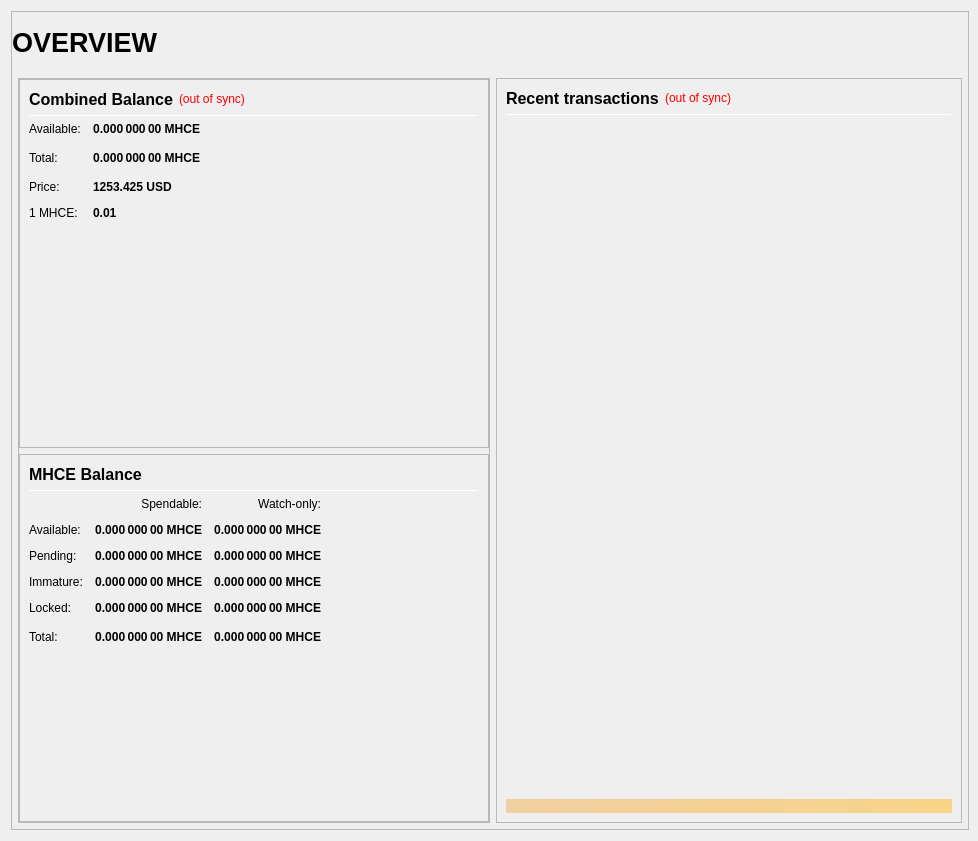
<?xml version="1.0" encoding="UTF-8"?>
<ui version="4.0">
 <class>OverviewPage</class>
 <widget class="QWidget" name="OverviewPage">
  <property name="geometry">
   <rect>
    <x>0</x>
    <y>0</y>
    <width>978</width>
    <height>841</height>
   </rect>
  </property>
  <property name="minimumSize">
   <size>
    <width>960</width>
    <height>682</height>
   </size>
  </property>
  <property name="windowTitle">
   <string>Form</string>
  </property>
  <layout class="QVBoxLayout" name="topLayout" stretch="1">
   <property name="rightMargin">
    <number>9</number>
   </property>
   <item>
    <widget class="QFrame" name="frame_BG">
     <property name="minimumSize">
      <size>
       <width>850</width>
       <height>610</height>
      </size>
     </property>
     <property name="maximumSize">
      <size>
       <width>16777215</width>
       <height>16777215</height>
      </size>
     </property>
     <property name="frameShape">
      <enum>QFrame::StyledPanel</enum>
     </property>
     <property name="frameShadow">
      <enum>QFrame::Raised</enum>
     </property>
     <layout class="QVBoxLayout" name="verticalLayout_3" stretch="1">
      <property name="leftMargin">
       <number>0</number>
      </property>
      <property name="topMargin">
       <number>0</number>
      </property>
      <property name="rightMargin">
       <number>0</number>
      </property>
      <property name="bottomMargin">
       <number>6</number>
      </property>
      <item>
       <layout class="QVBoxLayout" name="verticalLayout_Master" stretch="0,1">
        <property name="leftMargin">
         <number>0</number>
        </property>
        <property name="topMargin">
         <number>0</number>
        </property>
        <property name="rightMargin">
         <number>0</number>
        </property>
        <property name="bottomMargin">
         <number>0</number>
        </property>
        <item>
         <widget class="QFrame" name="frame_Header">
          <layout class="QVBoxLayout" name="verticalLayout_Header" stretch="0">
           <property name="leftMargin">
            <number>0</number>
           </property>
           <property name="topMargin">
            <number>0</number>
           </property>
           <property name="rightMargin">
            <number>0</number>
           </property>
           <property name="bottomMargin">
            <number>0</number>
           </property>
           <item>
            <layout class="QHBoxLayout" name="horizontalLayout_Header" stretch="1,0,1">
             <property name="spacing">
              <number>6</number>
             </property>
             <item>
              <widget class="QLabel" name="labelOverviewHeaderLeft">
               <property name="minimumSize">
                <size>
                 <width>464</width>
                 <height>60</height>
                </size>
               </property>
               <property name="maximumSize">
                <size>
                 <width>16777215</width>
                 <height>60</height>
                </size>
               </property>
               <property name="font">
                <font>
                 <pointsize>20</pointsize>
                 <weight>75</weight>
                 <bold>true</bold>
                </font>
               </property>
               <property name="text">
                <string>OVERVIEW</string>
               </property>
               <property name="alignment">
                <set>Qt::AlignLeading|Qt::AlignLeft|Qt::AlignVCenter</set>
               </property>
              </widget>
             </item>
             <item>
              <spacer name="horizontalSpacer_Header">
               <property name="orientation">
                <enum>Qt::Horizontal</enum>
               </property>
               <property name="sizeHint" stdset="0">
                <size>
                 <width>40</width>
                 <height>20</height>
                </size>
               </property>
              </spacer>
             </item>
             <item>
              <widget class="QLabel" name="labelOverviewHeaderRight">
               <property name="minimumSize">
                <size>
                 <width>464</width>
                 <height>60</height>
                </size>
               </property>
               <property name="maximumSize">
                <size>
                 <width>16777215</width>
                 <height>60</height>
                </size>
               </property>
               <property name="font">
                <font>
                 <pointsize>14</pointsize>
                </font>
               </property>
               <property name="text">
                <string/>
               </property>
               <property name="alignment">
                <set>Qt::AlignRight|Qt::AlignTrailing|Qt::AlignVCenter</set>
               </property>
              </widget>
             </item>
            </layout>
           </item>
          </layout>
         </widget>
        </item>
        <item>
         <widget class="QFrame" name="frame_Content">
          <layout class="QVBoxLayout" name="verticalLayout_Content">
           <property name="leftMargin">
            <number>6</number>
           </property>
           <property name="topMargin">
            <number>0</number>
           </property>
           <property name="rightMargin">
            <number>6</number>
           </property>
           <property name="bottomMargin">
            <number>0</number>
           </property>
           <item>
            <layout class="QHBoxLayout" name="horizontalLayout_Content" stretch="1,1">
             <property name="spacing">
              <number>6</number>
             </property>
             <item>
              <layout class="QVBoxLayout" name="verticalLayout_left" stretch="1">
               <item>
                <widget class="QFrame" name="frameObfuscation">
                 <property name="minimumSize">
                  <size>
                   <width>0</width>
                   <height>0</height>
                  </size>
                 </property>
                 <property name="frameShape">
                  <enum>QFrame::StyledPanel</enum>
                 </property>
                 <property name="frameShadow">
                  <enum>QFrame::Raised</enum>
                 </property>
                 <layout class="QVBoxLayout" name="verticalLayout" stretch="0,0,0">
                  <property name="leftMargin">
                   <number>0</number>
                  </property>
                  <property name="topMargin">
                   <number>0</number>
                  </property>
                  <property name="rightMargin">
                   <number>0</number>
                  </property>
                  <property name="bottomMargin">
                   <number>0</number>
                  </property>
                  <item>
                   <widget class="QFrame" name="frame_CombinedBalances">
                    <property name="minimumSize">
                     <size>
                      <width>470</width>
                      <height>0</height>
                     </size>
                    </property>
                    <property name="frameShape">
                     <enum>QFrame::StyledPanel</enum>
                    </property>
                    <property name="frameShadow">
                     <enum>QFrame::Raised</enum>
                    </property>
                    <layout class="QVBoxLayout" name="verticalLayout_5">
                     <item>
                      <layout class="QHBoxLayout" name="horizontalLayout_5" stretch="0,0,0">
                       <item>
                        <widget class="QLabel" name="label_5z">
                         <property name="minimumSize">
                          <size>
                           <width>0</width>
                           <height>20</height>
                          </size>
                         </property>
                         <property name="font">
                          <font>
                           <pointsize>12</pointsize>
                           <weight>75</weight>
                           <bold>true</bold>
                          </font>
                         </property>
                         <property name="toolTip">
                          <string>Combined Balance (including unconfirmed and immature coins)</string>
                         </property>
                         <property name="text">
                          <string>Combined Balance</string>
                         </property>
                        </widget>
                       </item>
                       <item>
                        <widget class="QLabel" name="labelWalletStatus">
                         <property name="cursor">
                          <cursorShape>WhatsThisCursor</cursorShape>
                         </property>
                         <property name="toolTip">
                          <string>The displayed information may be out of date. Your wallet automatically synchronizes with the MasternodeHypeCoinExchange network after a connection is established, but this process has not completed yet.</string>
                         </property>
                         <property name="styleSheet">
                          <string notr="true">QLabel { color: red; }</string>
                         </property>
                         <property name="text">
                          <string notr="true">(out of sync)</string>
                         </property>
                         <property name="alignment">
                          <set>Qt::AlignLeading|Qt::AlignLeft|Qt::AlignVCenter</set>
                         </property>
                        </widget>
                       </item>
                       <item>
                        <spacer name="horizontalSpacer_1">
                         <property name="orientation">
                          <enum>Qt::Horizontal</enum>
                         </property>
                         <property name="sizeHint" stdset="0">
                          <size>
                           <width>40</width>
                           <height>20</height>
                          </size>
                         </property>
                        </spacer>
                       </item>
                      </layout>
                     </item>
                     <item>
                      <widget class="Line" name="line_CombinedBalance">
                       <property name="minimumSize">
                        <size>
                         <width>0</width>
                         <height>1</height>
                        </size>
                       </property>
                       <property name="maximumSize">
                        <size>
                         <width>16777215</width>
                         <height>1</height>
                        </size>
                       </property>
                       <property name="orientation">
                        <enum>Qt::Horizontal</enum>
                       </property>
                      </widget>
                     </item>
                     <item>
                      <layout class="QGridLayout" name="gridLayout_3">
                       <property name="spacing">
                        <number>12</number>
                       </property>
                       <item row="1" column="0">
                        <widget class="QLabel" name="labelBalanceTextz">
                         <property name="text">
                          <string>Available:</string>
                         </property>
                        </widget>
                       </item>
                       <item row="1" column="1">
                        <widget class="QLabel" name="labelBalancez">
                         <property name="font">
                          <font>
                           <weight>75</weight>
                           <bold>true</bold>
                          </font>
                         </property>
                         <property name="cursor">
                          <cursorShape>IBeamCursor</cursorShape>
                         </property>
                         <property name="toolTip">
                          <string>Your current spendable balance</string>
                         </property>
                         <property name="text">
                          <string notr="true">0.000 000 00 MHCE</string>
                         </property>
                         <property name="alignment">
                          <set>Qt::AlignRight|Qt::AlignTrailing|Qt::AlignVCenter</set>
                         </property>
                         <property name="textInteractionFlags">
                          <set>Qt::LinksAccessibleByMouse|Qt::TextSelectableByKeyboard|Qt::TextSelectableByMouse</set>
                         </property>
                        </widget>
                       </item>
                       <item row="2" column="0">
                        <widget class="QLabel" name="labelTotalTextz">
                         <property name="text">
                          <string>Total:</string>
                         </property>
                        </widget>
                       </item>
                       <item row="2" column="1">
                        <widget class="QLabel" name="labelTotalz">
                         <property name="font">
                          <font>
                           <weight>75</weight>
                           <bold>true</bold>
                          </font>
                         </property>
                         <property name="cursor">
                          <cursorShape>IBeamCursor</cursorShape>
                         </property>
                         <property name="toolTip">
                          <string>Total Balance, including all unavailable coins.</string>
                         </property>
                         <property name="text">
                          <string notr="true">0.000 000 00 MHCE</string>
                         </property>
                         <property name="alignment">
                          <set>Qt::AlignRight|Qt::AlignTrailing|Qt::AlignVCenter</set>
                         </property>
                         <property name="textInteractionFlags">
                          <set>Qt::LinksAccessibleByMouse|Qt::TextSelectableByKeyboard|Qt::TextSelectableByMouse</set>
                         </property>
                        </widget>
                       </item>
                       <item row="2" column="3">
                        <spacer name="horizontalSpacer_2">
                         <property name="orientation">
                          <enum>Qt::Horizontal</enum>
                         </property>
                         <property name="sizeHint" stdset="0">
                          <size>
                           <width>40</width>
                           <height>20</height>
                          </size>
                         </property>
                        </spacer>
                       </item>
                       <item row="3" column="0">
                        <widget class="QLabel" name="labelPriceTextz">
                         <property name="text">
                          <string>Price:</string>
                         </property>
                        </widget>
                       </item>
                       <item row="3" column="1">
                        <widget class="QLabel" name="labelPricez">
                         <property name="font">
                          <font>
                           <weight>75</weight>
                           <bold>true</bold>
                          </font>
                         </property>
                         <property name="cursor">
                          <cursorShape>IBeamCursor</cursorShape>
                         </property>
                         <property name="toolTip">
                          <string>Total cost of coins</string>
                         </property>
                         <property name="text">
                          <string>1253.425 USD</string>
                         </property>
                        </widget>
                       </item>
                       <item row="4" column="0">
                        <widget class="QLabel" name="labelUSDPriceTextz">
                         <property name="text">
                          <string>1 MHCE:</string>
                         </property>
                        </widget>
                       </item>
                       <item row="4" column="1">
                        <widget class="QLabel" name="labelUSDPricez">
                         <property name="font">
                          <font>
                           <weight>75</weight>
                           <bold>true</bold>
                          </font>
                         </property>
                         <property name="cursor">
                         <cursorShape>IBeamCursor</cursorShape>
                         </property>
                         <property name="toolTip">
                          <string>Cost of 1 MHCE coin</string>
                         </property>
                         <property name="text">
                          <string>0.01</string>
                         </property>
                        </widget>
                       </item>			
                      </layout>
                     </item>
                     <item>
                      <spacer name="verticalSpacer_1">
                       <property name="orientation">
                        <enum>Qt::Vertical</enum>
                       </property>
                       <property name="sizeHint" stdset="0">
                        <size>
                         <width>20</width>
                         <height>40</height>
                        </size>
                       </property>
                      </spacer>
                     </item>
                    </layout>
                   </widget>
                  </item>
                  <item>
                   <widget class="QFrame" name="frame_Balances">
                    <property name="frameShape">
                     <enum>QFrame::StyledPanel</enum>
                    </property>
                    <property name="frameShadow">
                     <enum>QFrame::Raised</enum>
                    </property>
                    <layout class="QVBoxLayout" name="verticalLayout_4">
                     <item>
                      <layout class="QHBoxLayout" name="horizontalLayout_4">
                       <item>
                        <widget class="QLabel" name="label_5">
                         <property name="minimumSize">
                          <size>
                           <width>0</width>
                           <height>20</height>
                          </size>
                         </property>
                         <property name="font">
                          <font>
                           <pointsize>12</pointsize>
                           <weight>75</weight>
                           <bold>true</bold>
                          </font>
                         </property>
                         <property name="text">
                          <string>MHCE Balance</string>
                         </property>
                        </widget>
                       </item>
                       <item>
                        <spacer name="horizontalSpacer_3">
                         <property name="orientation">
                          <enum>Qt::Horizontal</enum>
                         </property>
                         <property name="sizeHint" stdset="0">
                          <size>
                           <width>40</width>
                           <height>20</height>
                          </size>
                         </property>
                        </spacer>
                       </item>
                      </layout>
                     </item>
                     <item>
                      <widget class="Line" name="line_Balance">
                       <property name="minimumSize">
                        <size>
                         <width>0</width>
                         <height>1</height>
                        </size>
                       </property>
                       <property name="maximumSize">
                        <size>
                         <width>16777215</width>
                         <height>1</height>
                        </size>
                       </property>
                       <property name="orientation">
                        <enum>Qt::Horizontal</enum>
                       </property>
                      </widget>
                     </item>
                     <item>
                      <layout class="QGridLayout" name="gridLayout">
                       <property name="spacing">
                        <number>12</number>
                       </property>
                       <item row="0" column="1">
                        <widget class="QLabel" name="labelSpendable">
                         <property name="text">
                          <string>Spendable:</string>
                         </property>
                         <property name="alignment">
                          <set>Qt::AlignRight|Qt::AlignTrailing|Qt::AlignVCenter</set>
                         </property>
                        </widget>
                       </item>
                       <item row="0" column="2">
                        <widget class="QLabel" name="labelWatchonly">
                         <property name="text">
                          <string>Watch-only:</string>
                         </property>
                         <property name="alignment">
                          <set>Qt::AlignRight|Qt::AlignTrailing|Qt::AlignVCenter</set>
                         </property>
                        </widget>
                       </item>
                       <item row="1" column="0">
                        <widget class="QLabel" name="labelBalanceText">
                         <property name="text">
                          <string>Available:</string>
                         </property>
                        </widget>
                       </item>
                       <item row="1" column="1">
                        <widget class="QLabel" name="labelBalance">
                         <property name="font">
                          <font>
                           <weight>75</weight>
                           <bold>true</bold>
                          </font>
                         </property>
                         <property name="cursor">
                          <cursorShape>IBeamCursor</cursorShape>
                         </property>
                         <property name="toolTip">
                          <string>Your current spendable balance</string>
                         </property>
                         <property name="text">
                          <string notr="true">0.000 000 00 MHCE</string>
                         </property>
                         <property name="alignment">
                          <set>Qt::AlignRight|Qt::AlignTrailing|Qt::AlignVCenter</set>
                         </property>
                         <property name="textInteractionFlags">
                          <set>Qt::LinksAccessibleByMouse|Qt::TextSelectableByKeyboard|Qt::TextSelectableByMouse</set>
                         </property>
                        </widget>
                       </item>
                       <item row="1" column="2">
                        <widget class="QLabel" name="labelWatchAvailable">
                         <property name="font">
                          <font>
                           <weight>75</weight>
                           <bold>true</bold>
                          </font>
                         </property>
                         <property name="cursor">
                          <cursorShape>IBeamCursor</cursorShape>
                         </property>
                         <property name="toolTip">
                          <string>Your current balance in watch-only addresses</string>
                         </property>
                         <property name="text">
                          <string notr="true">0.000 000 00 MHCE</string>
                         </property>
                         <property name="alignment">
                          <set>Qt::AlignRight|Qt::AlignTrailing|Qt::AlignVCenter</set>
                         </property>
                         <property name="textInteractionFlags">
                          <set>Qt::LinksAccessibleByMouse|Qt::TextSelectableByKeyboard|Qt::TextSelectableByMouse</set>
                         </property>
                        </widget>
                       </item>
                       <item row="2" column="0">
                        <widget class="QLabel" name="labelPendingText">
                         <property name="text">
                          <string>Pending:</string>
                         </property>
                        </widget>
                       </item>
                       <item row="2" column="1">
                        <widget class="QLabel" name="labelUnconfirmed">
                         <property name="font">
                          <font>
                           <weight>75</weight>
                           <bold>true</bold>
                          </font>
                         </property>
                         <property name="cursor">
                          <cursorShape>IBeamCursor</cursorShape>
                         </property>
                         <property name="toolTip">
                          <string>Total of transactions that have yet to be confirmed, and do not yet count toward the spendable balance</string>
                         </property>
                         <property name="text">
                          <string notr="true">0.000 000 00 MHCE</string>
                         </property>
                         <property name="alignment">
                          <set>Qt::AlignRight|Qt::AlignTrailing|Qt::AlignVCenter</set>
                         </property>
                         <property name="textInteractionFlags">
                          <set>Qt::LinksAccessibleByMouse|Qt::TextSelectableByKeyboard|Qt::TextSelectableByMouse</set>
                         </property>
                        </widget>
                       </item>
                       <item row="2" column="2">
                        <widget class="QLabel" name="labelWatchPending">
                         <property name="font">
                          <font>
                           <weight>75</weight>
                           <bold>true</bold>
                          </font>
                         </property>
                         <property name="cursor">
                          <cursorShape>IBeamCursor</cursorShape>
                         </property>
                         <property name="toolTip">
                          <string>Unconfirmed transactions to watch-only addresses</string>
                         </property>
                         <property name="text">
                          <string notr="true">0.000 000 00 MHCE</string>
                         </property>
                         <property name="alignment">
                          <set>Qt::AlignRight|Qt::AlignTrailing|Qt::AlignVCenter</set>
                         </property>
                         <property name="textInteractionFlags">
                          <set>Qt::LinksAccessibleByMouse|Qt::TextSelectableByKeyboard|Qt::TextSelectableByMouse</set>
                         </property>
                        </widget>
                       </item>
                       <item row="3" column="0">
                        <widget class="QLabel" name="labelImmatureText">
                         <property name="text">
                          <string>Immature:</string>
                         </property>
                        </widget>
                       </item>
                       <item row="3" column="1">
                        <widget class="QLabel" name="labelImmature">
                         <property name="font">
                          <font>
                           <weight>75</weight>
                           <bold>true</bold>
                          </font>
                         </property>
                         <property name="cursor">
                          <cursorShape>IBeamCursor</cursorShape>
                         </property>
                         <property name="toolTip">
                          <string>Staked or masternode rewards that has not yet matured</string>
                         </property>
                         <property name="text">
                          <string notr="true">0.000 000 00 MHCE</string>
                         </property>
                         <property name="alignment">
                          <set>Qt::AlignRight|Qt::AlignTrailing|Qt::AlignVCenter</set>
                         </property>
                         <property name="textInteractionFlags">
                          <set>Qt::LinksAccessibleByMouse|Qt::TextSelectableByKeyboard|Qt::TextSelectableByMouse</set>
                         </property>
                        </widget>
                       </item>
                       <item row="3" column="2">
                        <widget class="QLabel" name="labelWatchImmature">
                         <property name="font">
                          <font>
                           <weight>75</weight>
                           <bold>true</bold>
                          </font>
                         </property>
                         <property name="cursor">
                          <cursorShape>IBeamCursor</cursorShape>
                         </property>
                         <property name="toolTip">
                          <string>Staked or masternode rewards in watch-only addresses that has not yet matured</string>
                         </property>
                         <property name="text">
                          <string notr="true">0.000 000 00 MHCE</string>
                         </property>
                         <property name="alignment">
                          <set>Qt::AlignRight|Qt::AlignTrailing|Qt::AlignVCenter</set>
                         </property>
                         <property name="textInteractionFlags">
                          <set>Qt::LinksAccessibleByMouse|Qt::TextSelectableByKeyboard|Qt::TextSelectableByMouse</set>
                         </property>
                        </widget>
                       </item>
                       <item row="4" column="0">
                        <widget class="QLabel" name="labelLockedBalanceText">
                         <property name="toolTip">
                          <string>Locked MHCE or Masternode collaterals. These are excluded from zmhce minting.</string>
                         </property>
                         <property name="text">
                          <string>Locked:</string>
                         </property>
                        </widget>
                       </item>
                       <item row="4" column="1">
                        <widget class="QLabel" name="labelLockedBalance">
                         <property name="font">
                          <font>
                           <weight>75</weight>
                           <bold>true</bold>
                          </font>
                         </property>
                         <property name="cursor">
                          <cursorShape>IBeamCursor</cursorShape>
                         </property>
                         <property name="toolTip">
                          <string>Locked MHCE or Masternode collaterals. These are excluded from zmhce minting.</string>
                         </property>
                         <property name="text">
                          <string notr="true">0.000 000 00 MHCE</string>
                         </property>
                         <property name="alignment">
                          <set>Qt::AlignRight|Qt::AlignTrailing|Qt::AlignVCenter</set>
                         </property>
                         <property name="textInteractionFlags">
                          <set>Qt::LinksAccessibleByMouse|Qt::TextSelectableByKeyboard|Qt::TextSelectableByMouse</set>
                         </property>
                        </widget>
                       </item>
                       <item row="4" column="2">
                        <widget class="QLabel" name="labelWatchLocked">
                         <property name="font">
                          <font>
                           <weight>75</weight>
                           <bold>true</bold>
                          </font>
                         </property>
                         <property name="cursor">
                          <cursorShape>IBeamCursor</cursorShape>
                         </property>
                         <property name="toolTip">
                          <string>Current locked balance in watch-only addresses</string>
                         </property>
                         <property name="text">
                          <string notr="true">0.000 000 00 MHCE</string>
                         </property>
                         <property name="alignment">
                          <set>Qt::AlignRight|Qt::AlignTrailing|Qt::AlignVCenter</set>
                         </property>
                         <property name="textInteractionFlags">
                          <set>Qt::LinksAccessibleByMouse|Qt::TextSelectableByKeyboard|Qt::TextSelectableByMouse</set>
                         </property>
                        </widget>
                       </item>
                       <item row="5" column="0">
                        <widget class="QLabel" name="labelTotalText">
                         <property name="toolTip">
                          <string>Your current MasternodeHypeCoinExchange balance, unconfirmed and immature transactions included</string>
                         </property>
                         <property name="text">
                          <string>Total:</string>
                         </property>
                        </widget>
                       </item>
                       <item row="5" column="1">
                        <widget class="QLabel" name="labelTotal">
                         <property name="font">
                          <font>
                           <weight>75</weight>
                           <bold>true</bold>
                          </font>
                         </property>
                         <property name="cursor">
                          <cursorShape>IBeamCursor</cursorShape>
                         </property>
                         <property name="toolTip">
                          <string>Your current MasternodeHypeCoinExchange balance, unconfirmed and immature transactions included</string>
                         </property>
                         <property name="text">
                          <string notr="true">0.000 000 00 MHCE</string>
                         </property>
                         <property name="alignment">
                          <set>Qt::AlignRight|Qt::AlignTrailing|Qt::AlignVCenter</set>
                         </property>
                         <property name="textInteractionFlags">
                          <set>Qt::LinksAccessibleByMouse|Qt::TextSelectableByKeyboard|Qt::TextSelectableByMouse</set>
                         </property>
                        </widget>
                       </item>
                       <item row="5" column="2">
                        <widget class="QLabel" name="labelWatchTotal">
                         <property name="font">
                          <font>
                           <weight>75</weight>
                           <bold>true</bold>
                          </font>
                         </property>
                         <property name="cursor">
                          <cursorShape>IBeamCursor</cursorShape>
                         </property>
                         <property name="toolTip">
                          <string>Current total balance in watch-only addresses</string>
                         </property>
                         <property name="text">
                          <string notr="true">0.000 000 00 MHCE</string>
                         </property>
                         <property name="alignment">
                          <set>Qt::AlignRight|Qt::AlignTrailing|Qt::AlignVCenter</set>
                         </property>
                         <property name="textInteractionFlags">
                          <set>Qt::LinksAccessibleByMouse|Qt::TextSelectableByKeyboard|Qt::TextSelectableByMouse</set>
                         </property>
                        </widget>
                       </item>
                       <item row="5" column="3">
                        <spacer name="horizontalSpacer_9">
                         <property name="orientation">
                          <enum>Qt::Horizontal</enum>
                         </property>
                         <property name="sizeHint" stdset="0">
                          <size>
                           <width>40</width>
                           <height>20</height>
                          </size>
                         </property>
                        </spacer>
                       </item>
                      </layout>
                     </item>
                     <item>
                      <spacer name="verticalSpacer_3">
                       <property name="orientation">
                        <enum>Qt::Vertical</enum>
                       </property>
                       <property name="sizeHint" stdset="0">
                        <size>
                         <width>20</width>
                         <height>40</height>
                        </size>
                       </property>
                      </spacer>
                     </item>
                    </layout>
                   </widget>
                  </item>
                 </layout>
                </widget>
               </item>
              </layout>
             </item>
             <item>
              <layout class="QVBoxLayout" name="verticalLayout_right" stretch="1">
               <item>
                <widget class="QFrame" name="frame_RecentTransactions">
                 <property name="minimumSize">
                  <size>
                   <width>0</width>
                   <height>0</height>
                  </size>
                 </property>
                 <property name="frameShape">
                  <enum>QFrame::StyledPanel</enum>
                 </property>
                 <property name="frameShadow">
                  <enum>QFrame::Raised</enum>
                 </property>
                 <layout class="QVBoxLayout" name="verticalLayout_1" stretch="0,0,0,0,0">
                  <item>
                   <layout class="QHBoxLayout" name="horizontalLayout_2">
                    <item>
                     <widget class="QLabel" name="label_4">
                      <property name="minimumSize">
                       <size>
                        <width>0</width>
                        <height>20</height>
                       </size>
                      </property>
                      <property name="font">
                       <font>
                        <pointsize>12</pointsize>
                        <weight>75</weight>
                        <bold>true</bold>
                       </font>
                      </property>
                      <property name="text">
                       <string>Recent transactions</string>
                      </property>
                     </widget>
                    </item>
                    <item>
                     <widget class="QLabel" name="labelTransactionsStatus">
                      <property name="cursor">
                       <cursorShape>WhatsThisCursor</cursorShape>
                      </property>
                      <property name="toolTip">
                       <string>The displayed information may be out of date. Your wallet automatically synchronizes with the MasternodeHypeCoinExchange network after a connection is established, but this process has not completed yet.</string>
                      </property>
                      <property name="styleSheet">
                       <string notr="true">QLabel { color: red; }</string>
                      </property>
                      <property name="text">
                       <string notr="true">(out of sync)</string>
                      </property>
                      <property name="alignment">
                       <set>Qt::AlignRight|Qt::AlignTrailing|Qt::AlignVCenter</set>
                      </property>
                     </widget>
                    </item>
                    <item>
                     <spacer name="horizontalSpacer">
                      <property name="orientation">
                       <enum>Qt::Horizontal</enum>
                      </property>
                      <property name="sizeHint" stdset="0">
                       <size>
                        <width>40</width>
                        <height>20</height>
                       </size>
                      </property>
                     </spacer>
                    </item>
                   </layout>
                  </item>
                  <item>
                   <widget class="Line" name="line">
                    <property name="minimumSize">
                     <size>
                      <width>0</width>
                      <height>1</height>
                     </size>
                    </property>
                    <property name="maximumSize">
                     <size>
                      <width>16777215</width>
                      <height>1</height>
                     </size>
                    </property>
                    <property name="orientation">
                     <enum>Qt::Horizontal</enum>
                    </property>
                   </widget>
                  </item>
                  <item>
                   <widget class="QListView" name="listTransactions">
                    <property name="minimumSize">
                     <size>
                      <width>0</width>
                      <height>0</height>
                     </size>
                    </property>
                    <property name="styleSheet">
                     <string notr="true">QListView { background: transparent; }</string>
                    </property>
                    <property name="frameShape">
                     <enum>QFrame::NoFrame</enum>
                    </property>
                    <property name="verticalScrollBarPolicy">
                     <enum>Qt::ScrollBarAlwaysOff</enum>
                    </property>
                    <property name="horizontalScrollBarPolicy">
                     <enum>Qt::ScrollBarAlwaysOff</enum>
                    </property>
                    <property name="selectionMode">
                     <enum>QAbstractItemView::NoSelection</enum>
                    </property>
                   </widget>
                  </item>
                  <item>
                   <spacer name="verticalSpacer_2">
                    <property name="orientation">
                     <enum>Qt::Vertical</enum>
                    </property>
                    <property name="sizeType">
                     <enum>QSizePolicy::Expanding</enum>
                    </property>
                    <property name="sizeHint" stdset="0">
                     <size>
                      <width>20</width>
                      <height>40</height>
                     </size>
                    </property>
                   </spacer>
                  </item>
                  <item>
                   <widget class="QLabel" name="labelAlerts">
                    <property name="maximumSize">
                     <size>
                      <width>16777215</width>
                      <height>16777215</height>
                     </size>
                    </property>
                    <property name="styleSheet">
                     <string notr="true">background-color: qlineargradient(x1: 0, y1: 0, x2: 1, y2: 0, stop:0 #F0D0A0, stop:1 #F8D488); color:#000000;</string>
                    </property>
                    <property name="text">
                     <string/>
                    </property>
                    <property name="wordWrap">
                     <bool>true</bool>
                    </property>
                    <property name="margin">
                     <number>3</number>
                    </property>
                   </widget>
                  </item>
                 </layout>
                </widget>
               </item>
              </layout>
             </item>
            </layout>
           </item>
          </layout>
         </widget>
        </item>
       </layout>
      </item>
     </layout>
    </widget>
   </item>
  </layout>
 </widget>
 <resources/>
 <connections/>
</ui>
